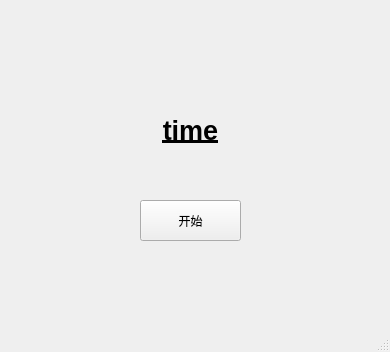
<?xml version="1.0" encoding="UTF-8"?>
<ui version="4.0">
 <class>MainWindow</class>
 <widget class="QMainWindow" name="MainWindow">
  <property name="geometry">
   <rect>
    <x>0</x>
    <y>0</y>
    <width>390</width>
    <height>352</height>
   </rect>
  </property>
  <property name="windowTitle">
   <string>MainWindow</string>
  </property>
  <widget class="QWidget" name="centralwidget">
   <widget class="QPushButton" name="loopBtn">
    <property name="geometry">
     <rect>
      <x>140</x>
      <y>200</y>
      <width>101</width>
      <height>41</height>
     </rect>
    </property>
    <property name="text">
     <string>开始</string>
    </property>
   </widget>
   <widget class="QLabel" name="curTime">
    <property name="geometry">
     <rect>
      <x>40</x>
      <y>110</y>
      <width>301</width>
      <height>41</height>
     </rect>
    </property>
    <property name="font">
     <font>
      <pointsize>20</pointsize>
      <italic>false</italic>
      <bold>true</bold>
      <underline>true</underline>
     </font>
    </property>
    <property name="text">
     <string>time</string>
    </property>
    <property name="alignment">
     <set>Qt::AlignCenter</set>
    </property>
   </widget>
  </widget>
  <widget class="QMenuBar" name="menubar">
   <property name="geometry">
    <rect>
     <x>0</x>
     <y>0</y>
     <width>390</width>
     <height>27</height>
    </rect>
   </property>
  </widget>
  <widget class="QStatusBar" name="statusbar"/>
 </widget>
 <resources/>
 <connections/>
</ui>
